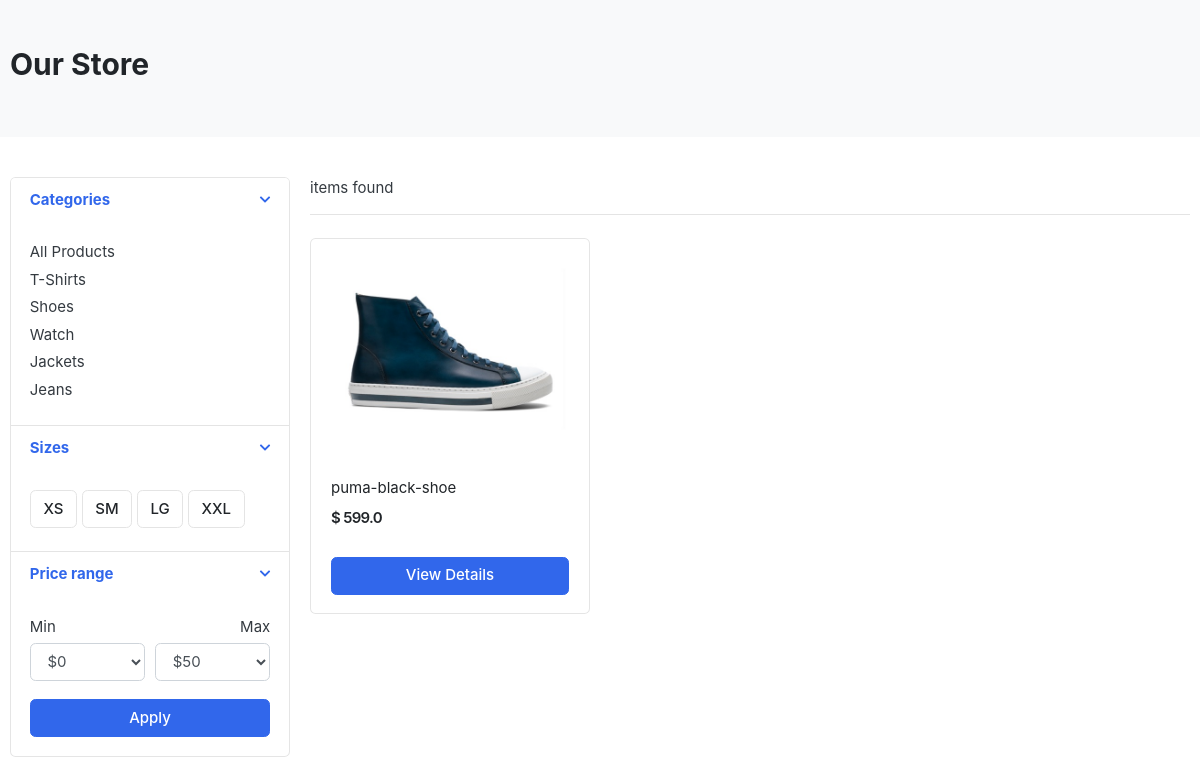
Page /store/category/shoes on the committed database.
### store/models.py (models this page shows, shortened)
class Category(models.Model):
	title = models.CharField(max_length=100)
	slug = models.SlugField()
	banner_image = models.ImageField(upload_to="category/banners")
	class Meta:
		verbose_name_plural = 'Categories'

class Product(models.Model):
	title = models.CharField(max_length=100)
	slug = models.SlugField(max_length=100, unique=True)
	category = models.ForeignKey(Category, on_delete=models.CASCADE)
	image = models.ImageField(upload_to='products/images/')
	price = models.FloatField()
	details = models.TextField()
	quantity = models.IntegerField()
	in_stock = models.BooleanField(default=True)
	date_add = models.DateField(default=timezone.now)

### store/views.py (the view)
# urls.py: path('category/<slug:category_slug>', views.category, name='category'),
def category(request, category_slug):
	category_products = models.Product.objects.filter(category__slug=category_slug)
	return store(request, template_name='store.html',
		context={'category_products': category_products})

### store/views.py (called while the page is built)
def store(request, **kwargs):
	categories = models.Category.objects.all()
	category_products = models.Product.objects.all()
	args = {
		'categories': categories,
		'category_products': category_products
	}
	try:
		args.update(kwargs.get('context'))
	except:
		pass
	return render(request, 'store.html', context=args)

### store/templates/store.html (shortened to what this page needs)
{% extends 'base.html' %}
{% load static %}
{% block content %}
<section class="section-pagetop bg">
<div class="container">
	{% if 'search' in request.path %}
		<h2 class="title-page">Search Result</h2>
	{% else %}
		<h2 class="title-page">Our Store</h2>
	{% endif %}
</div>
</section>
<section class="section-content padding-y">
<div class="container">
<div class="row">
	<aside class="col-md-3">
<div class="card">
	<article class="filter-group">
		<header class="card-header">
			<a href="#" data-toggle="collapse" data-target="#collapse_1" aria-expanded="true" class="">
				<i class="icon-control fa fa-chevron-down"></i>
				<h6 class="title">Categories</h6>
			</a>
		</header>
		<div class="filter-content collapse show" id="collapse_1" style="">
			<div class="card-body">
				<ul class="list-menu">
					<li><a href="{% url "store:category_all" %}">All Products  </a></li>
					{% for category in categories %}
				<li><a href="{% url "store:category" category.slug %}">{{ category.title }}  </a></li>
					{% endfor %}
				</ul>
			</div>
		</div>
	</article>
	<article class="filter-group">
		<header class="card-header">
			<a href="#" data-toggle="collapse" data-target="#collapse_4" aria-expanded="true" class="">
				<i class="icon-control fa fa-chevron-down"></i>
				<h6 class="title">Sizes </h6>
			</a>
		</header>
		<div class="filter-content collapse show" id="collapse_4" style="">
			<div class="card-body">
			  <label class="checkbox-btn">
			    <span class="btn btn-light"> XS </span>
			  </label>
			  <label class="checkbox-btn">
			    <span class="btn btn-light"> SM </span>
			  </label>
			  <label class="checkbox-btn">
			    <span class="btn btn-light"> LG </span>
			  </label>
			  <label class="checkbox-btn">
			    <span class="btn btn-light"> XXL </span>
			  </label>
		</div>
		</div>
	</article>
	<article class="filter-group">
		<header class="card-header">
			<a href="#" data-toggle="collapse" data-target="#collapse_3" aria-expanded="true" class="">
				<i class="icon-control fa fa-chevron-down"></i>
				<h6 class="title">Price range </h6>
			</a>
		</header>
		<div class="filter-content collapse show" id="collapse_3" style="">
			<div class="card-body">
				<div class="form-row">
				<div class="form-group col-md-6">
				  <label>Min</label>
				  	<select class="mr-2 form-control">
						<option value="0">$0</option>
					</select>
				</div>
				<div class="form-group text-right col-md-6">
				  <label>Max</label>
				  	<select class="mr-2 form-control">
						<option value="50">$50</option>
					</select>
				</div>
				</div>
				<button class="btn btn-block btn-primary">Apply</button>
			</div>
		</div>
	</article>
</div>
	</aside>
	<main class="col-md-9">
<header class="border-bottom mb-4 pb-3">
		<div class="form-inline">
			<span class="mr-md-auto"><b>{{ product_count }}</b> items found </span>
		</div>
</header>
<div class="row">
	{% if category_products %}
	{% for product in category_products %}
	<div class="col-md-4">
		<figure class="card card-product-grid">
			<div class="img-wrap">
				<a href="#"><img src="{{ product.image.url }}"></a>
			</div>
			<figcaption class="info-wrap">
				<div class="fix-height">
					<a href="#" class="title">{{ product.title }}</a>
					<div class="price-wrap mt-2">
						<span class="price">$ {{ product.price }}</span>
					</div>
				</div>
				<a href="#" class="btn btn-block btn-primary">View Details </a>
			</figcaption>
		</figure>
	</div>
	{% endfor %}
	{% else %}
	<div>
		<h2>No result found. Please try again.</h2>
	</div>
	{% endif %}
</div>
	</main>
</div>
</div>
</section>
{% endblock %}

### static/css/ui.css (style rules this page uses)
html { font-family: "Inter", sans-serif; font-size: 15px; }
.img-wrap { text-align: center; display: block; }
.img-wrap img { max-width: 100%; }
.price-wrap { letter-spacing: -0.7px; }
.padding-y { padding-top: 40px; padding-bottom: 40px; }
figure { margin-bottom: 0; }
article:after, .form-group:after { display: block; clear: both; content: ""; }
.bg { background-color: #f8f9fa; }
.title-page { color: #212529; }
.btn-light { background-color: #fff; border-color: #e4e4e4; }
[class*=list-] li:after { visibility: hidden; display: block; content: ""; overflow: hidden; height: 0; clear: both; }
.list-menu { list-style: none; margin: 0; padding-left: 0; }
.list-menu li { margin-bottom: 5px; }
.list-menu a { color: #343a40; }
[class*=card-product] a.title { color: #212529; display: block; }
[class*=card-product] .img-wrap { overflow: hidden; position: relative; }
[class*=card-product] .img-wrap img { height: 100%; max-width: 100%; width: auto; display: inline-block; -o-object-fit: cover; object-fit: cover; }
.card-product-grid { margin-bottom: 20px; }
.card-product-grid .img-wrap { border-radius: 0.2rem 0.2rem 0 0; height: 220px; }
.card-product-grid .info-wrap { overflow: hidden; padding: 18px 20px; }
.card-product-grid .fix-height { height: 80px; overflow: hidden; }
.card .img-wrap { overflow: hidden; }
.price { font-weight: 600; color: #212529; }
.icon-control { margin-top: 5px; float: right; font-size: 80%; }
.card-header .title { margin-bottom: 0; line-height: 1.5; }
.filter-group { border-bottom: 1px solid #e4e4e4; }
.filter-group .card-header { border-bottom: 0; }
.filter-group:last-child { border-bottom: 0; }
.checkbox-btn { position: relative; }
.section-pagetop { padding: 45px 0; }

### rows in the picture
Category: title "T-Shirts"
Category: title "Shoes"
Category: title "Watch"
Category: title "Jackets"
Category: title "Jeans"
Product: image (picture), title "puma-black-shoe", price "599.0"
